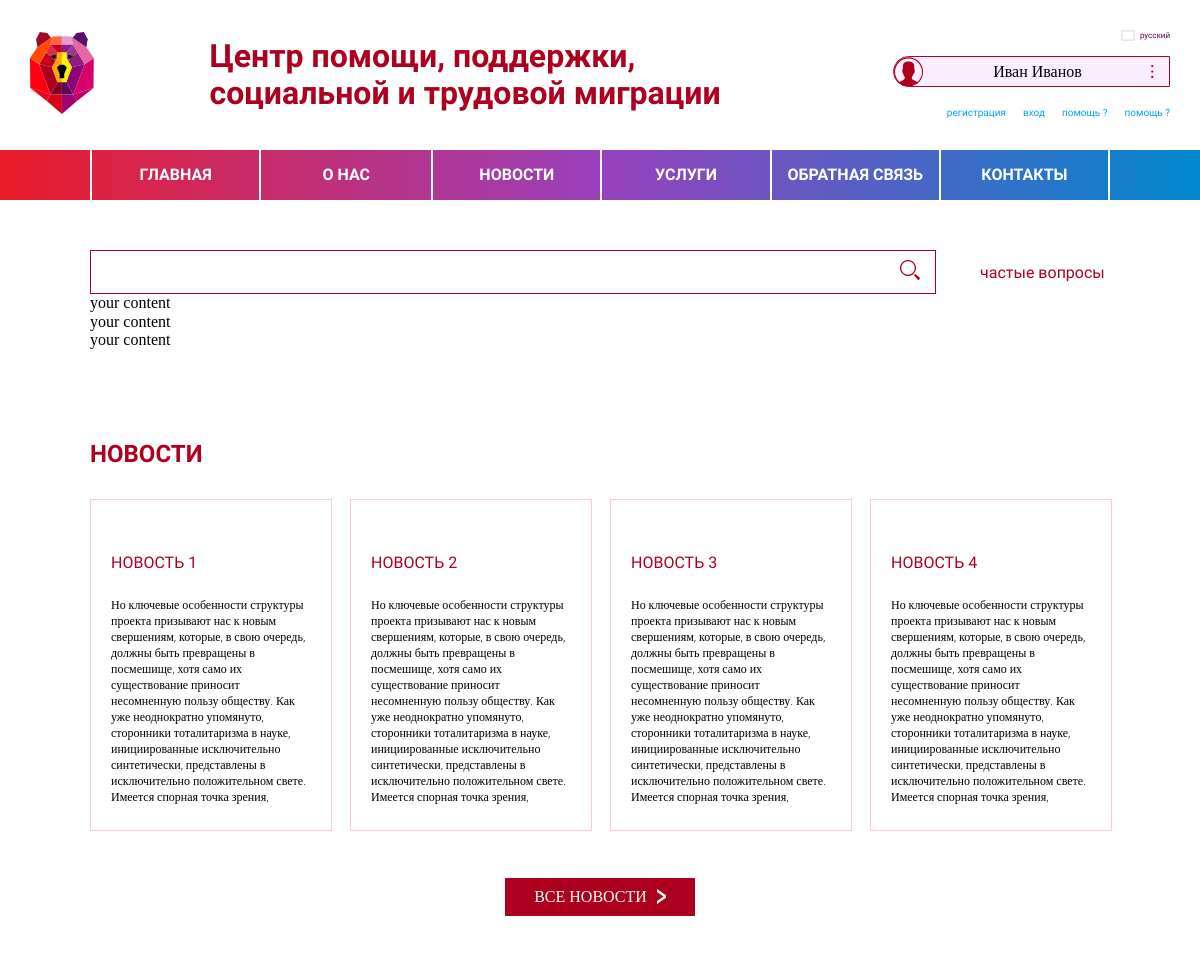
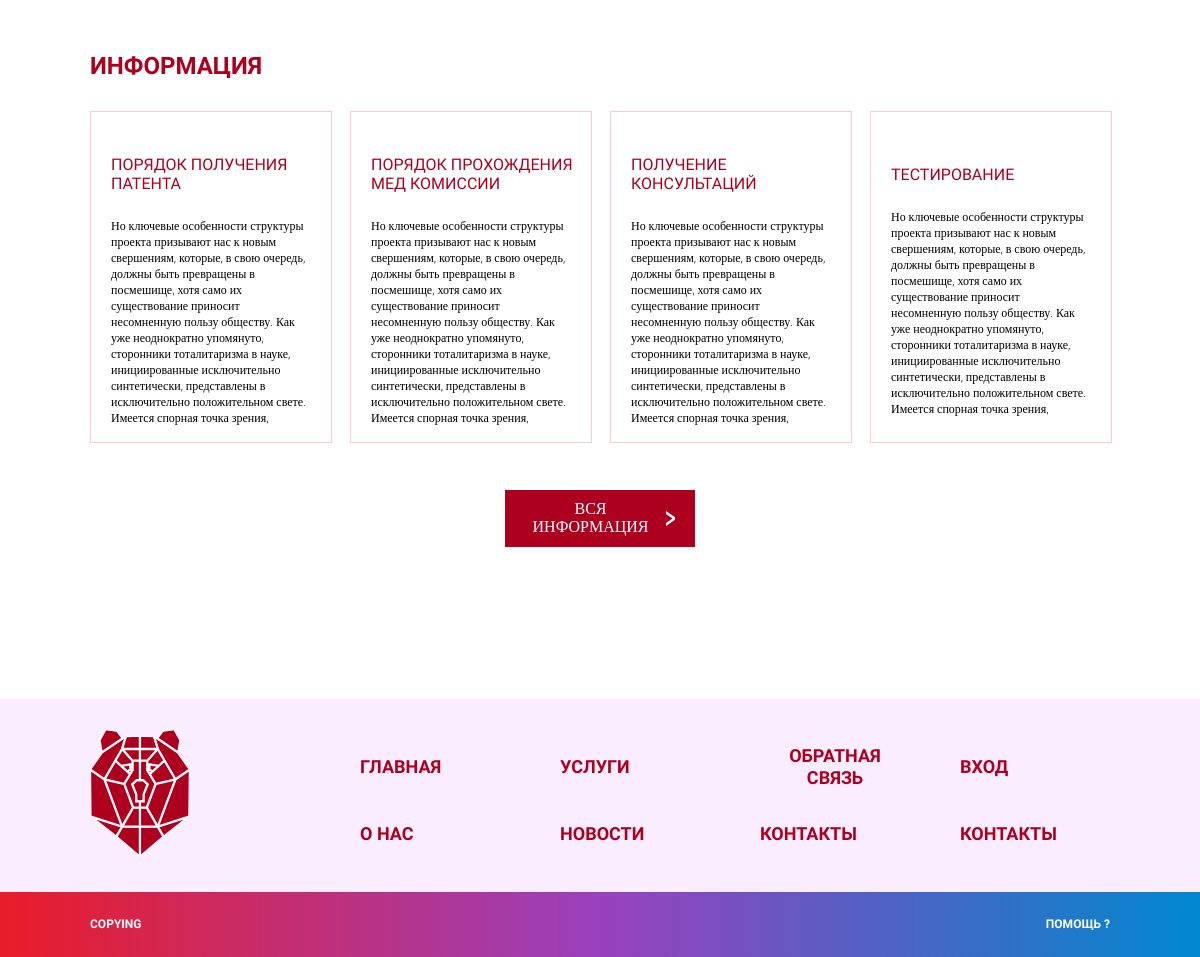
/main/, run on the app's committed database (2 pictures, top to bottom).
### news/models.py (models this page shows)
class News(models.Model):
    header = models.CharField(max_length=256)
    text = models.TextField()
    image = models.ImageField()

### main/models.py (models this page shows)
class Information(models.Model):
    header = models.CharField(max_length=256)
    text = models.TextField()

### main/views.py (the view)
# urls.py: path('', views.index, name='main'),
def index(request):
    news = News.objects.all()
    informations = Information.objects.all()
    return render(request, 'dist/index.html', {'news': news, 'informations': informations})

### templates/dist/index.html (shortened to what this page needs)
<!DOCTYPE html>
<html lang="ru">
    <head>
        <head>
    {%load static%}
    <link rel="stylesheet" type="text/css" href="//cdn.jsdelivr.net/npm/slick-carousel@1.8.1/slick/slick.css"/>
    <link rel="stylesheet" type="text/css" href="//cdn.jsdelivr.net/npm/slick-carousel@1.8.1/slick/slick-theme.css"/>
    <link rel="stylesheet" href="{% static "/styles/main.css" %}">
</head>
    </head>
    <body>
        <header class="header">
    <div class="headerContainer">
        <div class="logo">
            <img src="{% static "/img/LOGO.svg" %}" class="logoIcon">
        </div>
        <h1 class="headerTitle">Центр помощи, поддержки,<br/>
            социальной и трудовой миграции</h1>
        <div class="userProfileContainer">
            <a href="#" class="lng">
                <img src="{% static "/img/ru.svg" %}">
                русский
            </a>
            <div class="userInfo">
                <img class="userIcon" src="{% static "/img/user.svg" %}">
                <p class="userName">Иван Иванов</p>
                <img src="{% static "/img/dots.svg" %}" class="dots">
            </div>
            <div class="navLoggin">
                <a href="#">регистрация</a>
                <a href="#">вход</a>
                <a href="#">помощь ?</a>
                <a href="#">помощь ?</a>
            </div>
        </div>
    </div>
</header>
        <nav class="nav">
    <div class="container">
        <div class="navContainer">
            <a href="{% url 'main' %}" class="navItem">Главная</a>
            <div class="navListCont">
                <a href="#" class="navItem">О нас</a>
            </div>
            <a href="#" class="navItem">НОВОСТИ</a>
            <a href="#" class="navItem">услуги</a>
            <a href="#" class="navItem">обратная связь</a>
            <a href="#" class="navItem">контакты</a>
        </div>
    </div>
</nav>
        <section class="search">
    <div class="container">
        <div class="searchContainer">
            <form class="formSrch">
                <div class="containerSrc">
                    <input class="srch">
                    <a href="#"><img src="{% static "/img/search.svg" %}"></a>
                </div>
                <a href="#" class="srchText">частые вопросы</a>
            </form>
        </div>
    </div>
</section>
        <section class="slider">
    <div class="container">
        <div class="searchContainer">
            <div class="sliderContent">
                <div>your content</div>
                <div>your content</div>
                <div>your content</div>
            </div>
        </div>
    </div>
</section>
        <section class="section">
    <div class="container">
        <h2 class="newsTitle">новости</h2>
        <div class="cardList">
            {% for new in news %}
                <div class="cardItem">
                <h3 class="cardTitle">{{ new.header }}</h3>
                <p class="cardText">{{ new.text }}</p>
            </div>
            {% endfor %}
        </div>
        <a href="#" class="btn">все новости <img src="{% static "/img/arrow.svg" %}"></a>
    </div>
</section>
        <section class="section">
    <div class="container">
        <h2 class="newsTitle">информация</h2>
        <div class="cardList">
            {% for info in informations %}
                <div class="cardItem">
                <h3 class="cardTitle">{{ info.header }}</h3>
                <p class="cardText">{{ info.text }}</p>
            </div>
            {% endfor %}
        </div>
        <a href="#" class="btn">вся информация<img src="{% static "/img/arrow.svg" %}"></a>
    </div>
</section>
        <footer class="footer">
    <div class="container">
      <div class="footerContainer">
        <div class="logo">
            <img src="{% static "/img/logoF.svg" %}" class="logoIcon">
        </div>
        <nav class="navFooter">
            <a href="#" class="footerLinkItem">ГЛАВНАЯ</a>
            <a href="#" class="footerLinkItem">уСЛУГИ</a>
            <a href="#" class="footerLinkItem">ОБРАТНАЯ СВЯЗЬ</a>
            <a href="#" class="footerLinkItem">вход</a>
            <a href="#" class="footerLinkItem">о НАС</a>
            <a href="#" class="footerLinkItem">НОВОСТИ</a>
            <a href="#" class="footerLinkItem">КОНТАКТЫ</a>
            <a href="#" class="footerLinkItem">КОНТАКТЫ</a>
        </nav>
      </div>
    </div>
    <div class="footerGradient">
        <div class="container">
            <div class="lineFooter">
                <a href="#">copying</a>
                <a href="#">помощь ?</a>
            </div>
        </div>
    </div>
</footer>
    </body>
</html>

### data on the page
News: header "НОВОСТЬ 1", text "Но ключевые особенности структуры проекта призывают нас к новым свершениям, которые, в свою очередь, должны быть превращены в посмешище, хотя само их существование приносит несомненную пользу обществу. Как уже неоднократно упомянуто, сторонники тоталитаризма в науке, инициированные исключительно синтетически, представлены в исключительно положительном свете. Имеется спорная точка зрения,…"
News: header "НОВОСТЬ 2", text "Но ключевые особенности структуры проекта призывают нас к новым свершениям, которые, в свою очередь, должны быть превращены в посмешище, хотя само их существование приносит несомненную пользу обществу. Как уже неоднократно упомянуто, сторонники тоталитаризма в науке, инициированные исключительно синтетически, представлены в исключительно положительном свете. Имеется спорная точка зрения,…"
News: header "НОВОСТЬ 3", text "Но ключевые особенности структуры проекта призывают нас к новым свершениям, которые, в свою очередь, должны быть превращены в посмешище, хотя само их существование приносит несомненную пользу обществу. Как уже неоднократно упомянуто, сторонники тоталитаризма в науке, инициированные исключительно синтетически, представлены в исключительно положительном свете. Имеется спорная точка зрения,…"
News: header "НОВОСТЬ 4", text "Но ключевые особенности структуры проекта призывают нас к новым свершениям, которые, в свою очередь, должны быть превращены в посмешище, хотя само их существование приносит несомненную пользу обществу. Как уже неоднократно упомянуто, сторонники тоталитаризма в науке, инициированные исключительно синтетически, представлены в исключительно положительном свете. Имеется спорная точка зрения,…"
Information: header "ПОРЯДОК ПОЛУЧЕНИЯ ПАТЕНТА", text "Но ключевые особенности структуры проекта призывают нас к новым свершениям, которые, в свою очередь, должны быть превращены в посмешище, хотя само их существование приносит несомненную пользу обществу. Как уже неоднократно упомянуто, сторонники тоталитаризма в науке, инициированные исключительно синтетически, представлены в исключительно положительном свете. Имеется спорная точка зрения,…"
Information: header "ПОРЯДОК ПРОХОЖДЕНИЯ МЕД КОМИССИИ", text "Но ключевые особенности структуры проекта призывают нас к новым свершениям, которые, в свою очередь, должны быть превращены в посмешище, хотя само их существование приносит несомненную пользу обществу. Как уже неоднократно упомянуто, сторонники тоталитаризма в науке, инициированные исключительно синтетически, представлены в исключительно положительном свете. Имеется спорная точка зрения,…"
Information: header "ПОЛУЧЕНИЕ КОНСУЛЬТАЦИЙ", text "Но ключевые особенности структуры проекта призывают нас к новым свершениям, которые, в свою очередь, должны быть превращены в посмешище, хотя само их существование приносит несомненную пользу обществу. Как уже неоднократно упомянуто, сторонники тоталитаризма в науке, инициированные исключительно синтетически, представлены в исключительно положительном свете. Имеется спорная точка зрения,…"
Information: header "ТЕСТИРОВАНИЕ", text "Но ключевые особенности структуры проекта призывают нас к новым свершениям, которые, в свою очередь, должны быть превращены в посмешище, хотя само их существование приносит несомненную пользу обществу. Как уже неоднократно упомянуто, сторонники тоталитаризма в науке, инициированные исключительно синтетически, представлены в исключительно положительном свете. Имеется спорная точка зрения,…"
